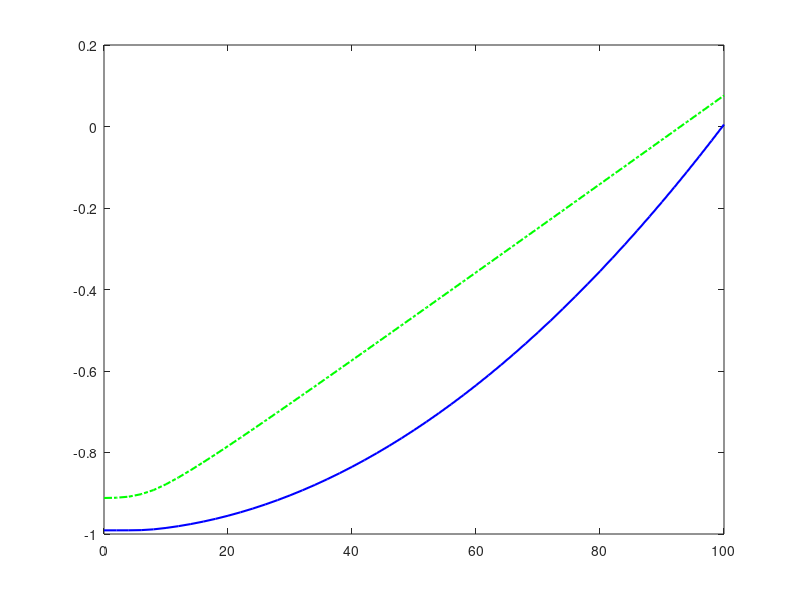

The MATLAB source for this figure: (Note: this script raises an error after producing the figure.)
function demoAggregationOrder()
% Demonstrates why mode-separated and mode-collapsed Hashin can disagree on
% the FEASIBILITY of the exact same design, using just two elements - no
% mesh or FE solve needed. This is a different mechanism from
% demoModeConflict.m (which showed a trade-off AT a single point): this one
% is about the ORDER of aggregation ACROSS different elements.
%
% MECHANISM: mode-separated runs one p-norm PER MODE, across all elements,
% then requires every mode's p-norm to be <=1 independently. Mode-collapsed
% instead combines fibre+matrix at EACH element first (Dong et al. Eq 15-16),
% then runs a SINGLE p-norm across elements on that already-combined value.
%
% Consider two elements that are each exactly as damaged as the other, but
% in DIFFERENT modes: element A is fibre-tension-critical, element B is
% matrix-tension-critical, both at the same fraction of their own limit and
% negligible in every other mode. Mode-separated correctly sees two
% independent constraints, each safely below 1 (the fibre p-norm is
% dominated by A alone - B's contribution there is negligible - and vice
% versa for the matrix p-norm). Mode-collapsed instead produces two elements
% that EACH combine to ~1 (since each is critical in its own mode), then
% p-norms those two near-1 values TOGETHER - and p-norming two
% simultaneously-near-the-limit values pushes the aggregate ABOVE 1, even
% though no single element, in any single mode, actually exceeds its own
% allowable anywhere.

% Crosses threshold at 92.993% allowable stress fraction with
% mode-collapsed vs 99.756% mode-separated

strength.Xt = 1062; strength.Xc = 610; strength.Yt = 31; strength.Yc = 118; strength.S = 72;
Xt = strength.Xt; Yt = strength.Yt;
k_gate = 50; p = 8;
delta_f = 0.05*min(strength.Xt, strength.Xc);
delta_m = 0.05*min(strength.Yt, strength.Yc);
eps_max = 1e-3;

% ---- Headline snapshot: both elements at 95% of their own critical mode ----
frac = 0.95;
sA = [frac*Xt, 2.0, 5.0];    % element A: fibre-tension critical, safe elsewhere, material-axis stress [s1, s2, t12], s1 is close to Xt
sB = [10.0, frac*Yt, 5.0];   % element B: matrix-tension critical, safe elsewhere, material-axis stress [s1, s2, t12], s2 is close to Yt
% Both stresses are at 95% allowable stress

fprintf('Element A (fibre-critical):  s1=%.1f, s2=%.1f, t12=%.1f\n', sA(1), sA(2), sA(3));
fprintf('Element B (matrix-critical): s1=%.1f, s2=%.1f, t12=%.1f\n\n', sB(1), sB(2), sB(3));

[IftA, ImtA] = separatedFtMt(sA, strength, k_gate);
[IftB, ImtB] = separatedFtMt(sB, strength, k_gate);
g_ft = (IftA^p + IftB^p)^(1/p) - 1;
g_mt = (ImtA^p + ImtB^p)^(1/p) - 1;

HcA = collapsedIndex(sA, strength, delta_f, delta_m, eps_max);
HcB = collapsedIndex(sB, strength, delta_f, delta_m, eps_max);
g_h = (HcA^p + HcB^p)^(1/p) - 1;

fprintf('---- mode-separated (this project''s Hashin.m) ----\n');
fprintf('  g_ft = %+.4f  (%s)\n', g_ft, passFail(g_ft));
fprintf('  g_mt = %+.4f  (%s)\n\n', g_mt, passFail(g_mt));
fprintf('---- mode-collapsed (Dong et al. 2025, single combined constraint) ----\n');
fprintf('  g_h  = %+.4f  (%s)\n\n', g_h, passFail(g_h));
if g_h > 0 && g_ft <= 0 && g_mt <= 0
    fprintf(['Neither element individually breaches ANY mode, yet the collapsed\n' ...
             'formulation reports the design as infeasible. Separating the modes\n' ...
             'avoids this p-norm "double counting" across elements that are each\n' ...
             'critical in a different mode.\n\n']);
end

% ---- Sweep: how far apart are the two formulations across criticality? ----
fracs = 0:0.02:1.0;
g_sep_sweep = zeros(size(fracs));
g_h_sweep   = zeros(size(fracs));
for k = 1:numel(fracs)
    sA_k = [fracs(k)*Xt, 2.0, 5.0];
    sB_k = [10.0, fracs(k)*Yt, 5.0];

    [IftA_k, ImtA_k] = separatedFtMt(sA_k, strength, k_gate);
    [IftB_k, ImtB_k] = separatedFtMt(sB_k, strength, k_gate);
    g_ft_k = (IftA_k^p + IftB_k^p)^(1/p) - 1;
    g_mt_k = (ImtA_k^p + ImtB_k^p)^(1/p) - 1;
    g_sep_sweep(k) = max(g_ft_k, g_mt_k);   % binding (worst) separated constraint

    HcA_k = collapsedIndex(sA_k, strength, delta_f, delta_m, eps_max);
    HcB_k = collapsedIndex(sB_k, strength, delta_f, delta_m, eps_max);
    g_h_sweep(k) = (HcA_k^p + HcB_k^p)^(1/p) - 1;
end

figure;
plot(fracs*100, g_sep_sweep, 'b-', 'LineWidth', 1.5); hold on;
plot(fracs*100, g_h_sweep, 'g-.', 'LineWidth', 1.5);
yline(0, 'k:');
xlabel('Each element''s stress, as a % of its own critical mode''s allowable');
ylabel('Constraint value g (<=0 is feasible)');
legend('worst of g_{ft}, g_{mt} (separated)', 'g_h (collapsed)', 'feasibility boundary', 'Location', 'best');
title('Constraint value against percentage of critical stress, showing difference in feasibility');
grid on;
end

function [I_ft_gated, I_mt_gated] = separatedFtMt(sig, strength, k_gate)
s1 = sig(1); s2 = sig(2); t12 = sig(3);
Xt = strength.Xt; Yt = strength.Yt; S = strength.S;
g1 = 1/(1+exp(-k_gate*s1));
g2 = 1/(1+exp(-k_gate*s2));
I_ft_gated = g1 * ((s1/Xt)^2 + (t12/S)^2);
I_mt_gated = g2 * ((s2/Yt)^2 + (t12/S)^2);
end

function H_gp = collapsedIndex(sig, strength, delta_f, delta_m, eps_max)
s1 = sig(1); s2 = sig(2); t12 = sig(3);
S = strength.S;
Hf = heavisideBlend(strength.Xt, strength.Xc, s1, delta_f);
Hm = heavisideBlend(strength.Yt, strength.Yc, s2, delta_m);
FI_f = sqrt((s1/Hf)^2 + (t12/S)^2);
FI_m = sqrt((s2/Hm)^2 + (t12/S)^2);
diff_fm = FI_f - FI_m;
H_gp = 0.5*((FI_f+FI_m) + sqrt(diff_fm^2+eps_max) - sqrt(eps_max));
end

function h = heavisideBlend(a, b, c, delta)
% Eq. 12 of Dong et al. 2025 - see Hashin.asv for the same function.
if c > delta
    h = a;
elseif c < -delta
    h = b;
else
    h = 0.75*(a-b)*(c/delta - c^3/(3*delta^3)) + (a+b)/2;
end
end

function s = passFail(g)
if g <= 0
    s = 'safe';
else
    s = 'VIOLATED';
end
end
